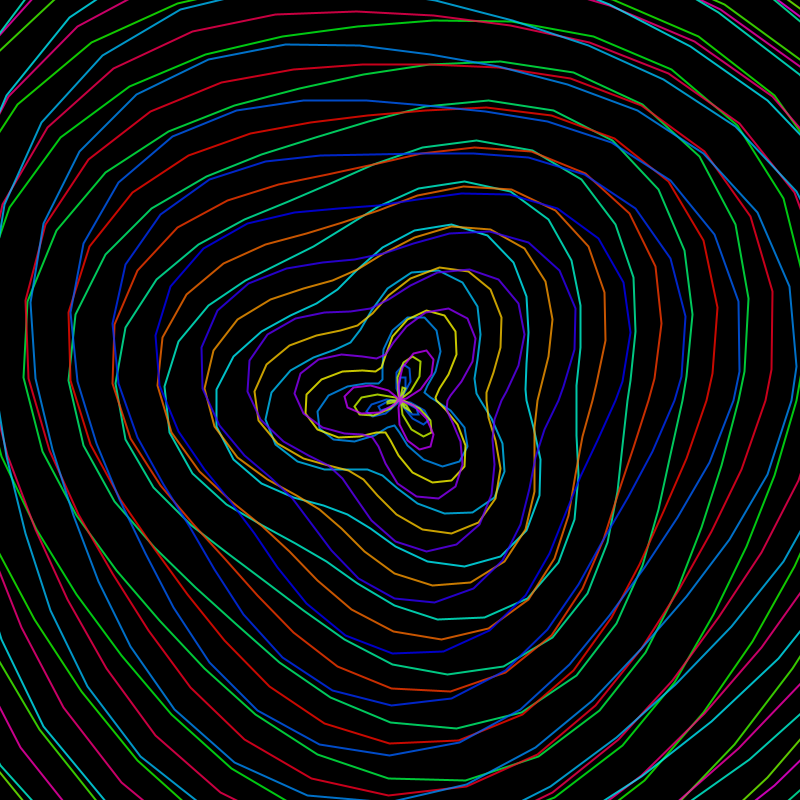
Frame 1 (no input)
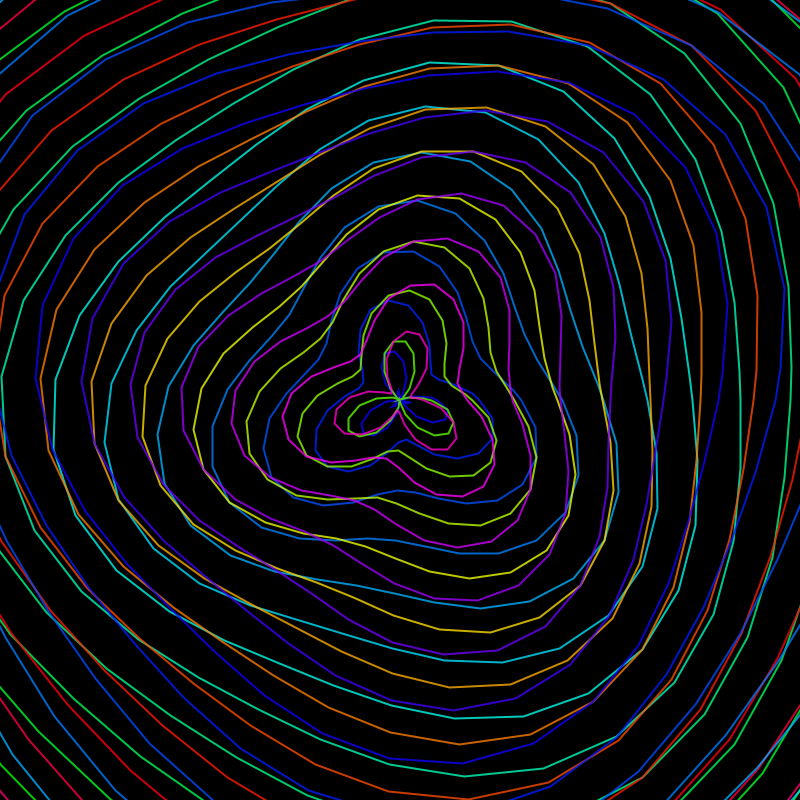
Frame 60 (the mouse pressed at the canvas centre just before this capture)
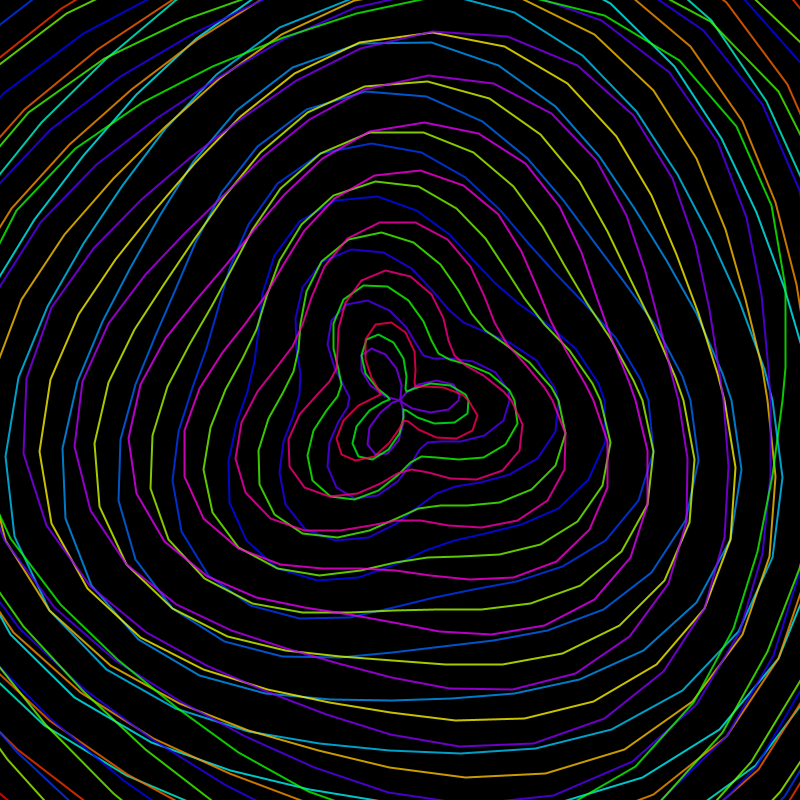
Frame 120 (the mouse held since frame 60 and released just before this capture)

The Processing sketch that drew these frames (run headless with seeded random() and noise(); from frame 60 on, the mouse is pressed at the canvas centre):

// Processing sketch: warp_03
// ── warp_03.pde
int numWaves = 60;     // number of rings
float angleStep = 0.2; // wave density

void setup() {
  size(800, 800);
  colorMode(HSB, 255);
  noFill();
}

void draw() {
  background(0);
  translate(width/2, height/2);

  for (int i = 0; i < numWaves; i++) {
    // Each ring’s radius decreases depending on frameCount
    float radius = (width * 1.2) - ((frameCount * 4 + i * 50) % (int)(width * 1.2));
    float waveShift = frameCount * 0.15 + i * 0.3; // animation speed

    beginShape();
    stroke((i*8 + frameCount) % 255, 255, 255, 200);
    strokeWeight(2);

    for (float a = 0; a < TWO_PI; a += angleStep) {
      float r = radius + sin(a * 3 + waveShift) * 30; // wave distortion
      float x = cos(a) * r;
      float y = sin(a) * r;
      vertex(x, y);
    }
    endShape(CLOSE);
  }
}
